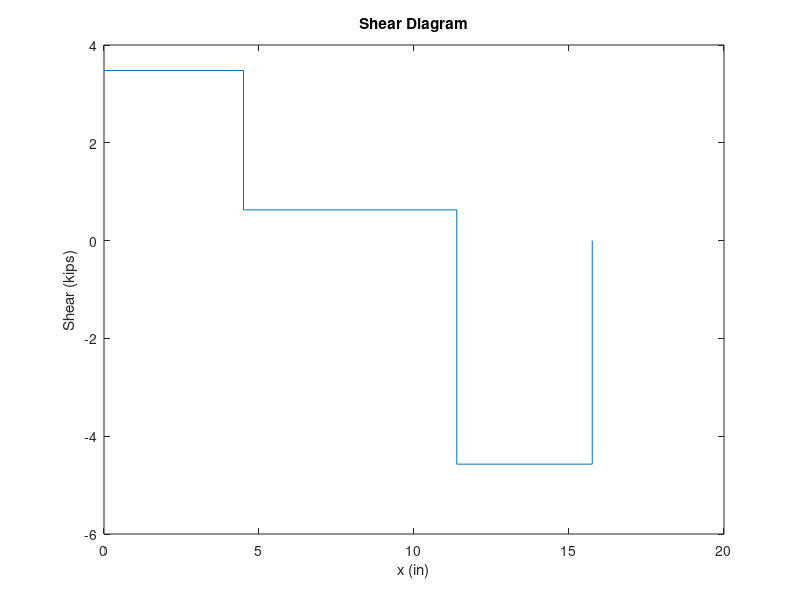
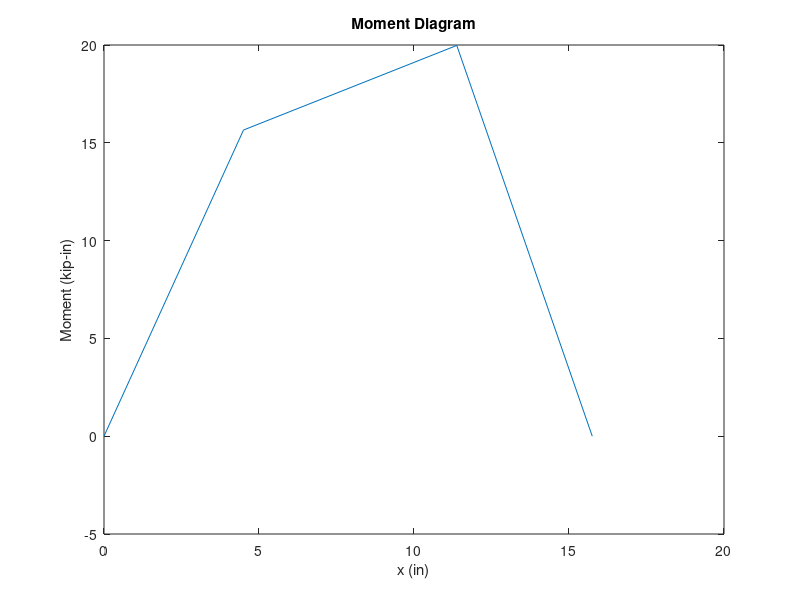

The MATLAB script that drew these images, in order:
%% Given and Selected Properties

% Material Properties
% AISI 4140 Q&T (400F)
S_ut = 257; % ksi
S_y = 238; % ksi
fprintf('Use AISI 4140 Q&T (400F) (S_ut = %.0f ksi and S_y = %.0f ksi\n\n)',S_ut,S_y);

% Given Forces, Torques, and Dimensions
F1 = 2.850; % kips
F2 = 5.200; % kips
T = 14.700; % kip-in
L1 = 4.5; % in
L2 = 6.88; % in
L3 = 4.37; % in
r = 1/16; % in

%% Reaction Forces, Shear and Moment Diagrams

% Sum of moments about R1
R2 = (4.5*F1 + 11.38*F2)/15.75; % kips
R1 = F1 + F2 - R2; % kips
fprintf('Reaction at R1: %.1f lbs \n', R1*10^3);
fprintf('Reaction at R2: %.1f lbs \n', R2*10^3);

% Plot V-M Diagrams
x = [0, L1, L1+L2, L1+L2+L3];
shear = [R1, R1-F1, R1-F1-F2, R1-F1-F2+R2];
moment = [0, L1*R1, L1*R1+L2*(R1-F1), L1*R1+L2*(R1-F1)+L3*(R1-F1-F2)];
stairs(x,shear);
title('Shear Diagram');
xlabel('x (in)');
ylabel('Shear (kips)');
figure
plot(x,moment);
title('Moment Diagram');
xlabel('x (in)');
ylabel('Moment (kip-in)');

fprintf('Maximum moment occurs x = %.2f in\n\n', L1+L2);
% Moment at a given point
M = @(x) (x*moment(2)/L1)*(x<=L1) + ((x-L1)*(moment(3)-moment(2))/L2 + moment(2))*((x>L1)&(x<=L1+L2)) + ((x-L1-L2)*(-moment(3))/L3 + moment(3))*(x>L1+L2);

%% Rough, conservative first iteration
% Look at stress concentration between F1 and F2 to estimate d because it
% has a stress concentration and large moment

% Estimate using Table 7-1
K_t = 2.7;
K_ts = 2.2;

% Assume K_f = K_t, K_fs = K_ts for conservative first pass
K_f = K_t;
K_fs = K_ts;

% Marin Factors
S_e_prime = 0.5*S_ut;
ka = 2.7*S_ut^(-0.265);
kb = 0.879*1.75^(-0.107); % Guess a reasonable diameter 
kc = 1;
kd = 1;
ke = 1;
S_e = ka*kb*kc*kd*ke*S_e_prime;

% Estimate max d required for infinite life using Goodman Equation
n = 2; % Fatigue SF
x = 0.5 + 1.5 + 7; % in
M_a = M(x);
T_m = T;
d = (16*n/pi*(2*K_f*M_a/S_e + sqrt(3)*K_fs*T_m/S_ut))^(1/3);
fprintf('Moment at stress concentration between F1 and F2: %.1f lb-in \n', M_a*10^3);
fprintf('Maximum diameter to achieve fatigue SF of 2: %.2f in\n',d);

% Estimate max d required to prevent yielding
n_y = 2;
d = (16*n_y/(S_y*pi)*(2*K_t*M_a + sqrt(3)*K_ts*T_m))^(1/3);
fprintf('Maximum diameter to achieve yield SF of 2: %.2f in\n\n',d);

% Choose D1 and D2 close to the estimated diameter from previous iteration.
% Because the estimated diameter is greater than 1.75, choose two smaller
% diameters that have standard fractions.
D1 = 1.625; % in
D2 = 1.5; % in
fprintf('Choose D1 = %.4f in and D2 = %.3f in\n\n',D1,D2);

%% Detailed second iteration
% Check various points along shaft

disp('FOR STRESS CONCENTRATION BETWEEN F1 AND F2');
D = D1;
d = D2;
% Fatigue calculations at stress concentration between F1 and F2
S_e_prime = 100; % ksi, because S_ut > 200 ksi
ka = 2.7*S_ut^(-0.265);
kb = 0.879*d^(-0.107);
kc = 1;
kd = 1;
ke = 1;
S_e = ka*kb*kc*kd*ke*S_e_prime;
fprintf('Endurance Limit: %.1f ksi\n',S_e);

% Stress concentration factors between F1 and F2
K_t = 1.9; % From Figure A-15-9 using r/d = 0.042 and D/d = 1.08
K_ts = 1.35; % From Figure A-15-8 using r/d = 0.042 and D/d = 1.08

a_bending = (0.246 - 3.08e-3*S_ut + 1.51e-5*S_ut^2 - 2.67e-8*S_ut^3)^2;
K_f = 1 + (K_t - 1)/(1 + sqrt(a_bending/r));

a_torsion = (0.19 - 2.51e-3*S_ut + 1.35e-5*S_ut^2 - 2.67e-8*S_ut^3)^2;
K_fs = 1 + (K_ts - 1)/(1 + sqrt(a_torsion/r));

M_a = M(x);
T_m = T;
stress_alt = K_f*32*M_a/(pi*d^3);
stress_mid = sqrt(3)*K_fs*16*T_m/(pi*d^3);
stress_max = sqrt(stress_alt^2 + stress_mid^2);
fprintf('Alternating stress: %.2f ksi\n',stress_alt);
fprintf('Midrange stress: %.2f ksi\n',stress_mid);
fprintf('Maximum von Mises stress: %.2f ksi\n',stress_max);

n = 1/(stress_alt/S_e + stress_mid/S_ut); % Fatigue SF
n_y = S_y/stress_max; % Yielding SF
fprintf('Fatigue SF: %.2f \n',n);
fprintf('Yielding SF: %.2f\n',n_y);

f = 0.9; % Figure 6-18
a = (f*S_ut)^2/S_e;
b = -1/3*log10(f*S_ut/S_e);
stress_rev = stress_alt/(1 - stress_mid/S_ut);
N = (stress_rev/a)^(1/b); % Cycles until failure
t = N/300; % min, Time until failure
fprintf('The shaft is estimated to fail after %.0f cycles (about %.0f minutes)\n\n',N,t);

% Check the point at F2 because it is where the maximum moment occurs
disp('AT F2');
d = D2;
% Fatigue calculations
S_e_prime = 100; % ksi, because S_ut > 200 ksi
ka = 2.7*S_ut^(-0.265);
kb = 0.879*d^(-0.107);
kc = 1;
kd = 1;
ke = 1;
S_e = ka*kb*kc*kd*ke*S_e_prime;
fprintf('Endurance Limit: %.1f ksi\n',S_e);

M_a = M(L1+L2);
T_m = T;
stress_alt = 32*M_a/(pi*d^3);
stress_mid = sqrt(3)*16*T_m/(pi*d^3);
fprintf('Alternating stress: %.2f ksi\n',stress_alt);
fprintf('Midrange stress: %.2f ksi\n',stress_mid);

n = 1/(stress_alt/S_e + stress_mid/S_ut); % Fatigue SF
n_y = S_y/sqrt(stress_alt^2 + stress_mid^2); % Yielding SF
fprintf('Fatigue SF: %.2f\n',n);
fprintf('Yielding SF: %.2f\n',n_y);
